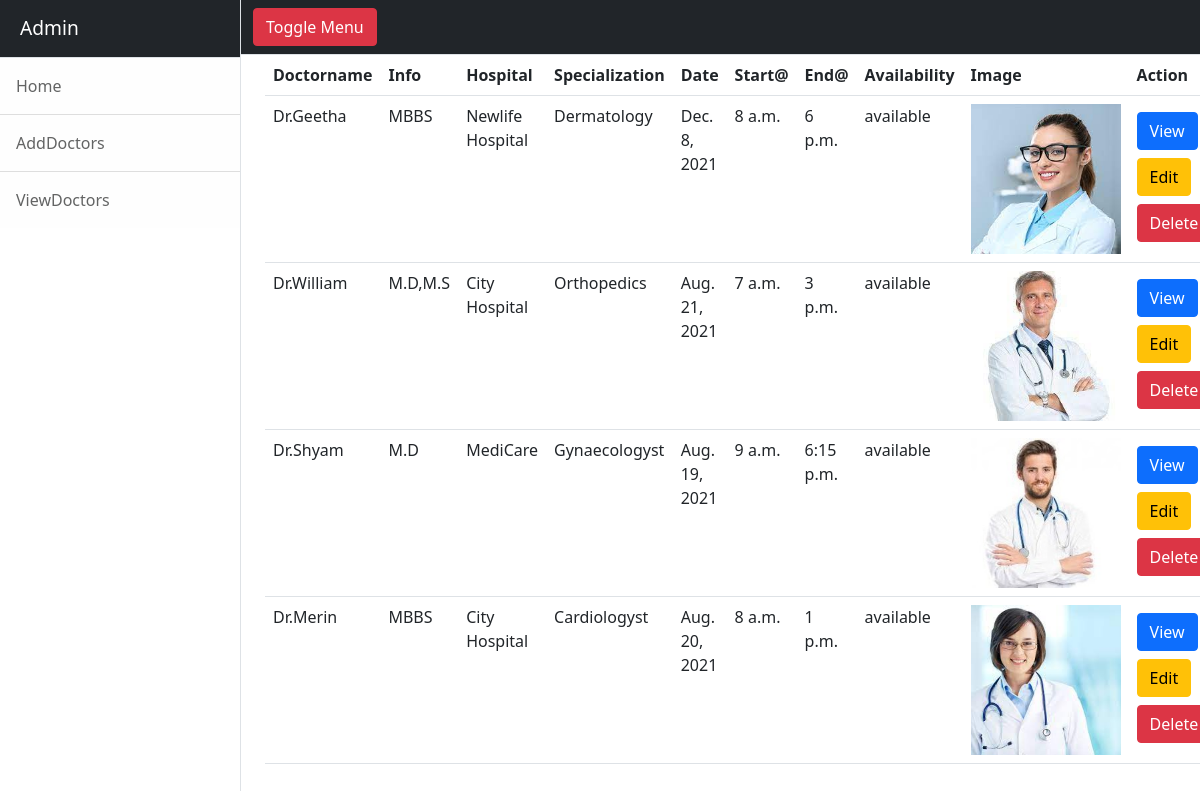
The app's page /doctor/doctors/view with its own data.
### doctor/models.py (models this page shows)
class Doctors(models.Model):
    doctor_name=models.CharField(max_length=120)
    doctor_info=models.CharField(max_length=50)
    specialization=models.CharField(max_length=100)
    image=models.ImageField(upload_to="images")
    hospital_name=models.CharField(max_length=100)
    date=models.DateField()
    start_time=models.TimeField()
    end_time=models.TimeField()
    availability=models.CharField(max_length=50)

### doctor/views.py (the view)
# urls.py: path('doctors/view',views.doctor_list,name="viewdoctors"),
def doctor_list(request):
    doctors=Doctors.objects.all()
    context={}
    context["doctors"]=doctors
    return render(request,"doctor_list.html",context)

### doctor/templates/doctor_list.html (shortened to what this page needs)
<!DOCTYPE html>
{%extends 'base.html'%}
{%block body_block%}
<div class="container">
    <div class="row">
        <div class="">
            <table class="table">
                <tr>
                    <th>Doctorname</th>
                    <th>Info</th>
                    <th>Hospital</th>
                    <th>Specialization</th>
                    <th>Date</th>
                    <th>Start@</th>
                    <th>End@</th>
                    <th>Availability</th>
                    <th>Image</th>
                    <th>Action</th>
                </tr>
                {%for doctor in doctors%}
                <tr>
                    <td>{{doctor.doctor_name}}</td>
                    <td>{{doctor.doctor_info}}</td>
                    <td>{{doctor.hospital_name}}</td>
                    <td>{{doctor.specialization}}</td>
                    <td>{{doctor.date}}</td>
                    <td>{{doctor.start_time}}</td>
                    <td>{{doctor.end_time}}</td>
                    <td>{{doctor.availability}}</td>
                    <td><img src="{{doctor.image.url}}" alt="" width="150px" height="150px"></td>
                    <td>
                        <div class="mt-2"><a href="{%url 'doctordetails' doctor.id%}" class="btn btn-primary">View</a>
                        </div>
                        <div class="mt-2"><a href="{%url 'changedoctors' doctor.id%}" class="btn btn-warning">Edit</a>
                        </div>
                        <div class="mt-2"><a href="{%url 'removedoctors' doctor.id%}" class="btn btn-danger">Delete</a>
                        </div>
                    </td>
                </tr>
                {%endfor%}
            </table>
        </div>
    </div>
</div>
{%endblock%}

### records on screen
Doctors: doctor_name "Dr.Geetha", doctor_info "MBBS", hospital_name "Newlife Hospital", specialization "Dermatology", date "Dec. 8, 2021", start_time "8 a.m.", end_time "6 p.m.", availability "available", image (picture)
Doctors: doctor_name "Dr.William", doctor_info "M.D,M.S", hospital_name "City Hospital", specialization "Orthopedics", date "Aug. 21, 2021", start_time "7 a.m.", end_time "3 p.m.", availability "available", image (picture)
Doctors: doctor_name "Dr.Shyam", doctor_info "M.D", hospital_name "MediCare", specialization "Gynaecologyst", date "Aug. 19, 2021", start_time "9 a.m.", end_time "6:15 p.m.", availability "available", image (picture)
Doctors: doctor_name "Dr.Merin", doctor_info "MBBS", hospital_name "City Hospital", specialization "Cardiologyst", date "Aug. 20, 2021", start_time "8 a.m.", end_time "1 p.m.", availability "available", image (picture)
